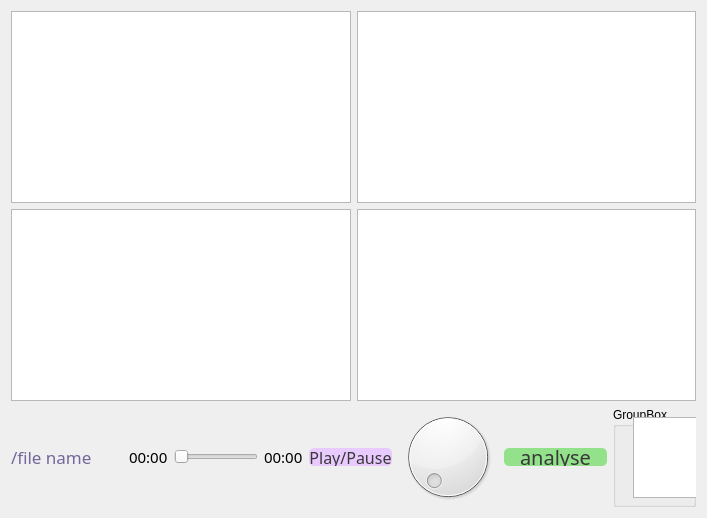
         <widget class="QWidget" name="page_3">
          <layout class="QGridLayout" name="gridLayout_4">
           <item row="0" column="0">
            <widget class="QGraphicsView" name="graphicsView"/>
           </item>
           <item row="0" column="1">
            <widget class="QGraphicsView" name="graphicsView_2"/>
           </item>
           <item row="1" column="0">
            <widget class="QGraphicsView" name="graphicsView_3"/>
           </item>
           <item row="1" column="1">
            <widget class="QGraphicsView" name="graphicsView_4">
             <property name="font">
              <font>
               <weight>50</weight>
               <bold>false</bold>
              </font>
             </property>
            </widget>
           </item>
           <item row="2" column="0" colspan="2">
            <layout class="QHBoxLayout" name="horizontalLayout">
             <item>
              <widget class="QLabel" name="label_3">
               <property name="font">
                <font>
                 <family>黑体</family>
                 <pointsize>13</pointsize>
                </font>
               </property>
               <property name="styleSheet">
                <string notr="true">color:rgb(115, 102, 154);</string>
               </property>
               <property name="text">
                <string>/file name       </string>
               </property>
              </widget>
             </item>
             <item>
              <widget class="QLabel" name="label_68">
               <property name="font">
                <font>
                 <family>黑体</family>
                 <pointsize>11</pointsize>
                </font>
               </property>
               <property name="styleSheet">
                <string notr="true">color:rgb(0, 0, 0)</string>
               </property>
               <property name="text">
                <string>00:00</string>
               </property>
              </widget>
             </item>
             <item>
              <widget class="QSlider" name="horizontalSlider_2">
               <property name="orientation">
                <enum>Qt::Horizontal</enum>
               </property>
              </widget>
             </item>
             <item>
              <widget class="QLabel" name="label_69">
               <property name="font">
                <font>
                 <family>黑体</family>
                 <pointsize>11</pointsize>
                </font>
               </property>
               <property name="styleSheet">
                <string notr="true">color:rgb(0, 0, 0)</string>
               </property>
               <property name="text">
                <string>00:00</string>
               </property>
              </widget>
             </item>
             <item>
              <widget class="QPushButton" name="pushButton_6">
               <property name="font">
                <font>
                 <family>黑体</family>
                 <pointsize>12</pointsize>
                 <weight>50</weight>
                 <bold>false</bold>
                </font>
               </property>
               <property name="styleSheet">
                <string notr="true">QPushButton{
	background:rgb(233, 202, 255);
	color:rgb(56, 56, 56);
	border:none;
	height:18;
	border-radius:5px;
}

QPushButton::hover {
	background:rgb(197, 131, 255);
}

</string>
               </property>
               <property name="text">
                <string>Play/Pause</string>
               </property>
              </widget>
             </item>
             <item>
              <widget class="QDial" name="dial_2">
               <property name="font">
                <font>
                 <pointsize>14</pointsize>
                </font>
               </property>
              </widget>
             </item>
             <item>
              <widget class="QPushButton" name="pushButton_3">
               <property name="font">
                <font>
                 <family>黑体</family>
                 <pointsize>15</pointsize>
                 <weight>50</weight>
                 <bold>false</bold>
                </font>
               </property>
               <property name="styleSheet">
                <string notr="true">QPushButton{
	background:rgb(148, 225, 139);
	color:rgb(56, 56, 56);
	border:none;
	height:18;
	border-radius:5px;
}

QPushButton::hover {
	background:rgb(197, 131, 255);
}
</string>
               </property>
               <property name="text">
                <string>   analyse   </string>
               </property>
              </widget>
             </item>
             <item>
              <widget class="QGroupBox" name="groupBox_3">
               <property name="sizePolicy">
                <sizepolicy hsizetype="Expanding" vsizetype="Preferred">
                 <horstretch>0</horstretch>
                 <verstretch>0</verstretch>
                </sizepolicy>
               </property>
               <property name="title">
                <string>GroupBox</string>
               </property>
               <widget class="QTextBrowser" name="textBrowser">
                <property name="geometry">
                 <rect>
                  <x>20</x>
                  <y>10</y>
                  <width>191</width>
                  <height>81</height>
                 </rect>
                </property>
               </widget>
              </widget>
             </item>
            </layout>
           </item>
          </layout>
         </widget>
